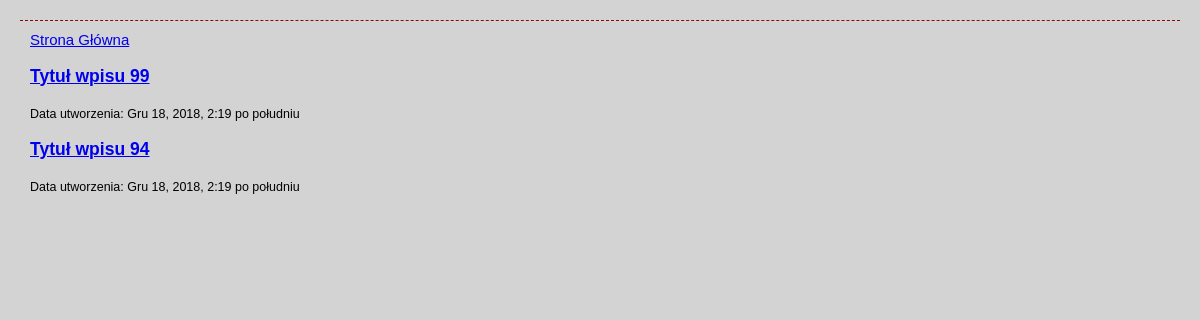
The page /blog/wpisy/tag/ser on the database its author committed.
### blog/models.py (models this page shows, shortened)
class TimestampModel(models.Model):
    created = models.DateTimeField(auto_now_add=True)
    modified = models.DateTimeField(auto_now=True)
    class Meta:
        abstract = True

class Wpis(TimestampModel):
    tytul = models.CharField(max_length=200)
    tresc = models.TextField()
    tagi = models.ManyToManyField(Tag, blank=True)
    class Meta:
        verbose_name_plural = "Wpisy"

### blog/views.py (the view)
# urls.py: path('blog/wpisy/tag/<nazwa_taga>', wpisy_taga, name='wpisy-po-tagu')
def wpisy_taga(request, nazwa_taga):
    tag = get_object_or_404(Tag, nazwa=nazwa_taga)
    wpisy = tag.wpis_set.all()
    context = {
        'wpisy': wpisy,
        'tag': tag
    }
    return render(
        request=request,
        template_name='blog/wpisy_po_tagu.html',
        context=context
    )

### blog/templates/blog/wpisy_po_tagu.html
{% extends "base.html" %}
{% block lista_wpisow %}
{% for wpis in wpisy %}
<div>
    <h3><a href="{% url 'szczegoly-wpisu' id_wpisu=wpis.id %}">{{ wpis.tytul }}</a></h3>
    <small>Data utworzenia: {{ wpis.created }}</small>
</div>
{% endfor %}
{% endblock %}

### blog/static/blog/style.css (style rules this page uses)
body { margin: 20px; padding: 10px; background-color: lightgray; font: 15px 'Trebuchet MS', Arial, Helvetica, sanf-serif; color: black; border-top: 1px #880a0b dashed; }

### rows shown on the page
Wpis: tytul "Tytuł wpisu 99", created "Gru 18, 2018, 2:19 po południu"
Wpis: tytul "Tytuł wpisu 94", created "Gru 18, 2018, 2:19 po południu"
